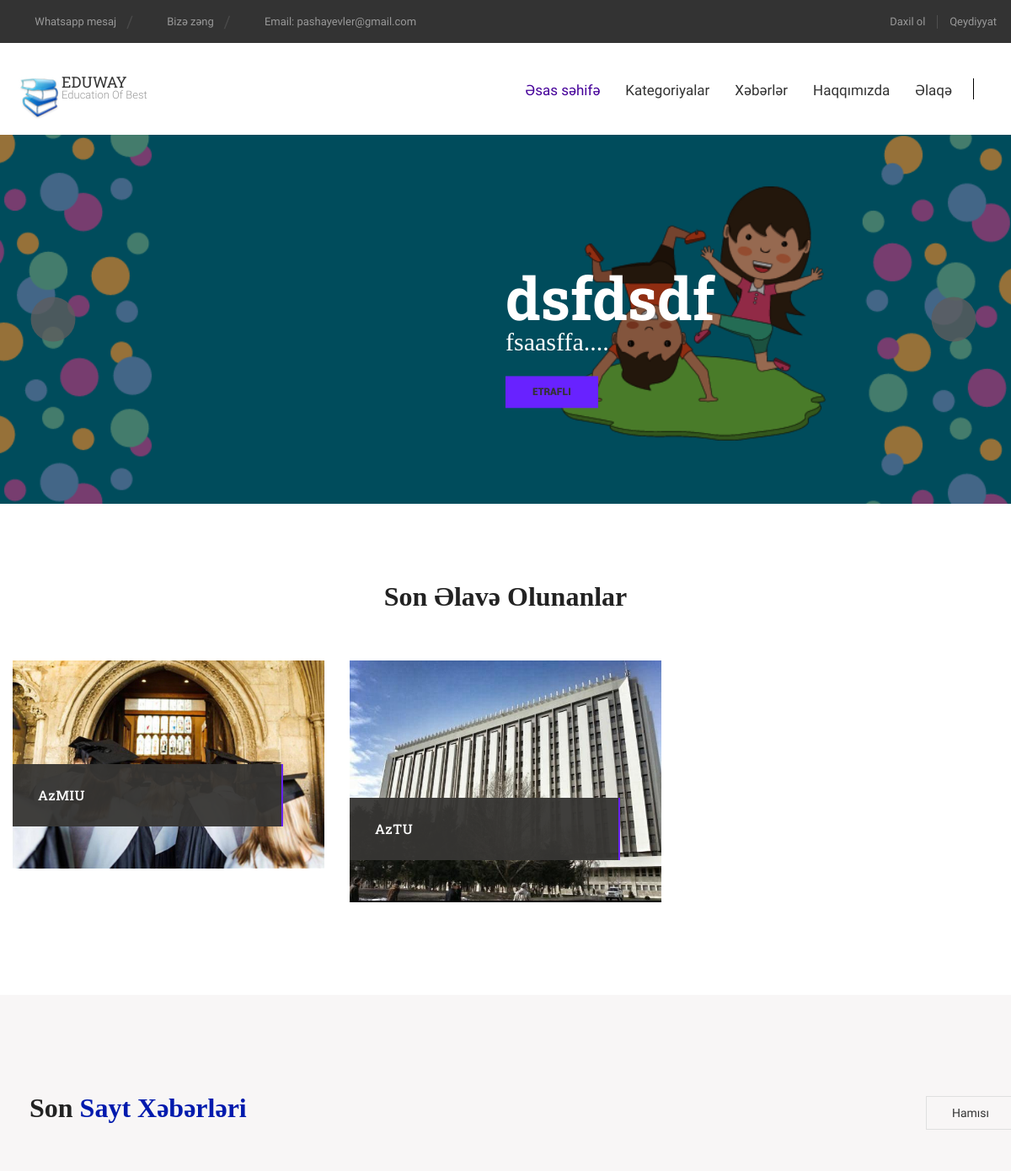
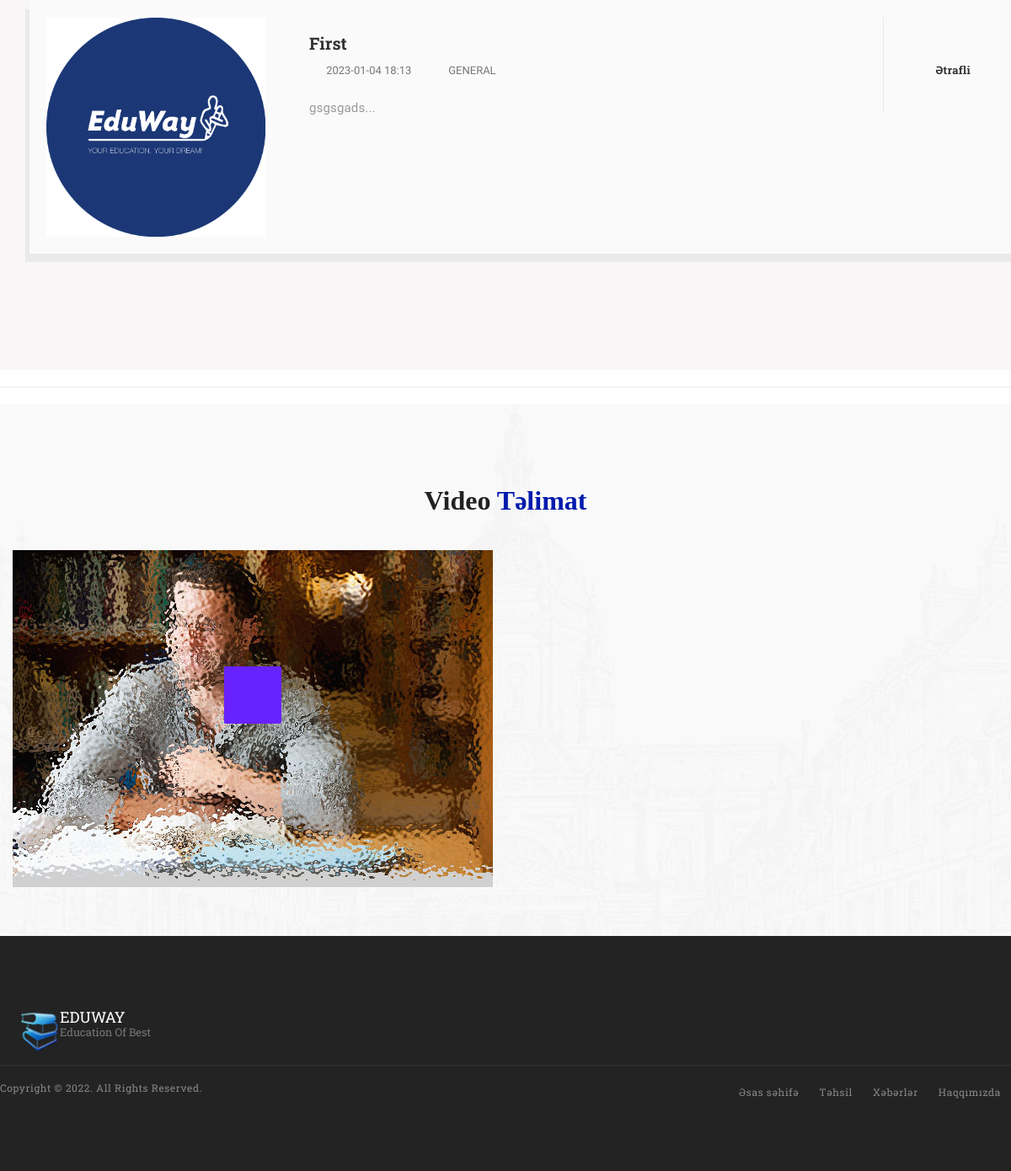
The page / on the database its author committed (2 pictures, top to bottom).
### models.py (models this page shows)
class SiteSettings(Base):
    __tablename__ = 'site_settings'
    id = Column(Integer, primary_key=True)
    site_title = Column(String, nullable=True)
    site_description = Column(Text, nullable=True)
    site_logo = Column(Text, nullable=True)
    site_slogan = Column(String, nullable=True)
    phone = Column(String, nullable=True)
    wp_number = Column(String, nullable=True)
    wp_text = Column(String, nullable=True)
    is_active = Column(Boolean, default=True)
    site_about = Column(Text, nullable=True)
    about_teams = Column(Text, nullable=True)
    site_email = Column(String, nullable=True)
    address = Column(String, nullable=True)
    google_map = Column(String, nullable=True)
    youtube_video = Column(String, nullable=True)
    facebook = Column(Text, nullable=True)
    instagram = Column(Text, nullable=True)
    linkedin = Column(Text, nullable=True)
    monday = Column(String, nullable=True)
    tuesday = Column(String, nullable=True)
    wednesday = Column(String, nullable=True)
    thursday = Column(String, nullable=True)
    friday = Column(String, nullable=True)
    saturday = Column(String, nullable=True)
    sunday = Column(String, nullable=True)

class SliderSettings(Base):
    __tablename__ = 'slider_settings'
    id = Column(Integer, primary_key=True)
    slider = Column(Integer, nullable = True)
    title = Column(Text, nullable=True)
    description = Column(Text, nullable=True)
    news_photo = Column(String, nullable=True)
    photos = Column(String, nullable=True)
    views = Column(Integer, default=0)
    created_at = Column(String, default=datetime.now())
    updated_at = Column(DateTime, onupdate=datetime.now())

class Education(Base):
    __tablename__ = 'education'
    id = Column(Integer, primary_key=True)
    name = Column(String, nullable=False, unique=True)
    city = Column(String, nullable=True)
    education_type = Column(String, nullable=True)
    students_count = Column(String, nullable=True, default=0)
    about_education = Column(String, nullable=True)
    documents = Column(String, nullable=True)
    photos = Column(String, nullable=True)
    select_education = relationship("User", back_populates="select_university", cascade="all, delete")

class SiteNews(Base):
    __tablename__ = 'sitenews'
    id = Column(Integer, primary_key=True)
    news_title = Column(String, nullable=True)
    news_image = Column(String, nullable=True)
    description = Column(Text, nullable=True)
    news_active = Column(Boolean, default=True)
    views = Column(Integer, default=0)
    select_category_id = Column(Integer, ForeignKey("newscategory.id"), default=1)
    select_category = relationship("NewsCategory", back_populates="category")
    created_at = Column(String, default=datetime.now())
    updated_at = Column(DateTime, onupdate=datetime.now())

class NewsCategory(Base):
    __tablename__ = 'newscategory'
    id = Column(Integer, primary_key=True)
    name = Column(String, nullable=False, unique=True)
    category = relationship("SiteNews", back_populates="select_category")

### routers/site.py (the view)
@main.get("/")
async def index(request: Request, db: Session = Depends(database.get_db)):
    site_settings = db.query(models.SiteSettings).filter_by(id=1).first()
    if site_settings:
        if site_settings.is_active is None:
            return closed()
        else:
            slider = db.query(models.SliderSettings).all()
            educations = db.query(models.Education).all()
            categories = db.query(models.EduCategory).all()
            news = db.query(models.SiteNews).all()
            news_category = db.query(models.NewsCategory).all()
            page_title = site_settings.site_title
            return templates.TemplateResponse("site/index.html", {"request": request,"page_title":page_title, "slider":slider,"educations":educations, "news":news,
                                                                    "site_settings":site_settings, "categories":categories, "news_category":news_category})
    else:
        return 'Sayt melumatlari yerleshdirilmeyib...'

### templates/site/index.html
{% include 'site/route/header.html' %}
<body data-offset="200" data-spy="scroll" data-target=".ow-navigation">
	{% include 'site/route/topnav.html' %}
	{% include 'site/route/slider.html' %}
	{% include 'site/route/slider_welcome.html' %}
	{% include 'site/route/short_news.html' %}
	<hr class>
	{% include 'site/route/video_test.html' %}
	{% include 'site/route/footer.html' %}
</body>
</html>

### templates/site/route/topnav.html (shortened to what this page needs)
	<header class="header-main container-fluid no-padding">
		<div class="top-header container-fluid no-padding">
			<div class="container">
				{% if site_settings %}
				<div class="topheader-left">
					<a href="https://wa.me/{{ site_settings.wp_number }}?text={{ site_settings.wp_text }}" title="{{ site_settings.phone }}"><i class="fa fa-mobile" aria-hidden="true"></i>Whatsapp mesaj</a>
					<a href="tel:{{ site_settings.phone }}" title="{{ site_settings.phone }}"><i class="fa fa-mobile" aria-hidden="true"></i>Bizə zəng</a>
					<a href="mailto:{{ site_settings.site_email }}" title="{{ site_settings.site_email }}"><i class="fa fa-envelope-o" aria-hidden="true"></i>Email: {{ site_settings.site_email }}</a>
				</div>
				{% endif %}
				<div class="topheader-right">
					<a href="/login" title="Login"><i class="fa fa-sign-out" aria-hidden="true"></i>Daxil ol</a>
					<a href="/registration" title="Register">Qeydiyyat</a>
				</div>
			</div>
		</div>
		<div class="menu-block container-fluid no-padding">
			<div class="container">
				<div class="row">
					<nav class="navbar ow-navigation">
						<div class="col-md-3">
							<div class="navbar-header">
								{% if site_settings %}
								<a title="Logo" href="/" class="navbar-brand"><img src="{{ url_for('static', path='site/images/logo.png') }}" alt="logo"/>{{ site_settings.site_logo }}<span>{{ site_settings.site_slogan }}</span></a>
								{% endif %}
							</div>
						</div>
						<div class="col-md-9">
							<div class="navbar-collapse collapse" id="navbar">
								<ul class="nav navbar-nav menubar">
									<li class="dropdown active">
										<a aria-expanded="false" aria-haspopup="true" href="/" role="button" class="dropdown-toggle" title="Home">Əsas səhifə</a>
									<li class="dropdown">
										<a aria-expanded="false"  href="/educations" aria-haspopup="true" role="button" class="dropdown-toggle" title="Kateqoriyalar">Kategoriyalar</a>
									</li>
									<li class="dropdown">
										<a aria-expanded="false"  href="/news" aria-haspopup="true" role="button" class="dropdown-toggle" title="Xeberler">Xəbərlər</a>
									</li>
									<li><a title="Haqqimizda" href="/about">Haqqımızda</a></li>
									<li><a title="Contact" href="/contact">Əlaqə</a></li>
								</ul>
							</div>
						</div>
					</nav>
					<div class="menu-search">
						<div id="sb-search" class="sb-search">
							<form>
								<input class="sb-search-input" placeholder="Axtarmaq istədiyin..." type="text" value="" name="search" id="search" />
								<button class="sb-search-submit"><i class="fa fa-search"></i></button>
							</form>
						</div>
					</div>
				</div>
			</div>
		</div>
	</header>

### templates/site/route/slider.html (shortened to what this page needs)
	<div class="photoslider-section container-fluid no-padding">
		{% if slider %}
		<div id="home-slider" class="carousel slide" data-ride="carousel">
			<div class="carousel-inner" role="listbox">
				<div class="item active">
					<img src="/static/site/images/slider/{{ slider.0.photos }}"  width="1920" height="801"/>
					<div class="carousel-caption">
						<div class="container">
							<div class="col-md-6 col-sm-8 col-xs-8 ow-pull-right no-padding">
								<h4 data-animation="animated bounceInLeft">{{ slider.0.title }}</h4>
								<p data-animation="animated bounceInRight">{{ slider.0.description[0:50] }}....</p>
								<a href="/slider/{{ slider.0.id }}" title="Learn More" data-animation="animated zoomInUp">Etrafli</a>
							</div>
						</div>
					</div>
				</div>
			</div>
			<a class="left carousel-control" href="#home-slider" role="button" data-slide="prev">
				<i class="fa fa-angle-left"></i>
			</a>
			<a class="right carousel-control" href="#home-slider" role="button" data-slide="next">
				<i class="fa fa-angle-right"></i>
			</a>
		</div>
		{% endif %}
	</div>

### templates/site/route/slider_welcome.html (shortened to what this page needs)
<div class="container welcome-section">
    <div class="section-padding"></div>
    <div class="section-header">
        <h3>Son əlavə olunanlar</h3>
    </div>
    <div class="row">
        {% for edu in educations[-3:] %}
        <div class="col-md-4 col-sm-6 col-xs-6">
            <div class="welcome-box">
                {% if edu.photos %}
                    <img src="/static/education_images/{{ edu.photos }}" width="370" height="440"/>
                {% else %}
                    <img src="/static/site/images/education.jpeg" width="370" height="440"/>
                {% endif %}
                <div class="welcome-title">
                    <h3>{{ edu.name }}</h3>
                </div>
            </div>
        </div>
        {% endfor %}
    </div>
    <div class="section-padding"></div>
</div>

### templates/site/route/short_news.html
{% if news %}
<div class="brd2">
<div class="container event-section">
    <div class="section-padding"></div>
    <div class="section-header-block">
        <div class="section-header">
            <h3>Son <span>sayt Xəbərləri</span></h3>
        </div>
        <a href="/news" title="View All">Hamısı</a>
    </div>
    <div class="event-block">
        {% for item in news[-3:] %}
        <div class="event-box">
            <div class="brd">
            <div class="row">
                <div class="col-md-3 col-sm-4 col-xs-5">
                    {% if item.news_image %}
                        <img src="/static/news_images/{{ item.news_image }}" width="260" height="160"/>
                    {% else %}
                        <img src="/static/site/images/eduway_news.png" width="260" height="160"/>
                    {% endif %}
                </div>
                <div class="col-md-7 col-sm-6 col-xs-7">
                    <h3><a href="/news/{{ item.select_category.name }}/{{ item.id }}" title="{{ item.news_title }}">{{ item.news_title }}</a></h3>
                    <div class="event-meta">
                        <span><i aria-hidden="true" class="fa fa-clock-o"></i>{{ item.created_at[0:16]}}</span>
                        <span><i aria-hidden="true" class="fa fa-list-alt"></i>{{ item.select_category.name }}</span>
                    </div>
                    <p>{{ item.description[0:100] }}...</p>
                </div>
                <div class="col-md-2 col-sm-2 col-xs-12">
                    <a href="/news/{{ item.select_category.name }}/{{ item.id }}" class="readmore" title="Ətrafli">Ətrafli</a>
                </div>
            </div>
        </div>
    </div>
        {% endfor %}
    </div>
    <div class="section-padding"></div>
</div>
</div>
{% endif %}

### templates/site/route/footer.html (shortened to what this page needs)
<footer class="footer-main container-fluid no-padding">
    <div class="container">
        <div class="row">
            <div class="col-md-12 col-sm-6">
                <aside class="ftr-widget about_widget">
                    {% if site_settings %}
                        <a class="footer-logo" href="/" title="Logo"><img alt="logo" src="{{ url_for('static', path='site/images/logo.png') }}">{{ site_settings.site_logo }}<span>{{ site_settings.site_slogan }}</span></a><br/>
                    <ul>
                    {% if site_settings.facebook %}
                        <li><a href="{{ site_settings.facebook }}" title="Facebook"><i class="fa fa-facebook"></i></a></li>
                    {% endif %}
                    {% if site_settings.instagram %}
                        <li><a href="{{ site_settings.instagram }}" title="Instagram"><i class="fa fa-instagram"></i></a></li>
                    {% endif %}
                    </ul>
                    {% endif %}
                   </aside>
            </div>
        <div class="footer-bottom col-md-12 col-sm-12 no-padding">
            <div class="copyright no-padding">
                <span>Copyright &copy; 2022. All Rights Reserved.</span>
            </div>
            <nav class="navbar ow-navigation">
                <div id="navbar2" class="navbar-collapse collapse">
                    <ul class="nav navbar-nav">
                        <li><a href="/" title="Home">Əsas səhifə</a></li>
                        <li><a href="/educations" title="Təhsil">Təhsil</a></li>
                        <li><a href="/news" title="Xəbərlər">Xəbərlər</a></li>
                        <li><a href="/about" title="Haqqımızda">Haqqımızda</a></li>
                    </ul>
                </div>
            </nav>
        </div>
    </div>
</footer>

### static/site/css/navigation-menu.css (style rules this page uses)
.ow-navigation { display: inline-block; width: 100%; border: none; border-radius: 0; margin-bottom: 0; min-height: 1px; float: left; }
.ow-navigation .nav.navbar-nav > li { margin: 0 15px; }
.ow-navigation .nav.navbar-nav > li:first-of-type { margin-left: 0; }
.ow-navigation .nav.navbar-nav > li:last-of-type { margin-right: 0; }
.ow-navigation .nav.navbar-nav li > a { color: #333; font-size: 17px; line-height: 26px; text-transform: inherit; padding: 0; margin-top: 43px; margin-bottom: 40px; font-weight: 400; transition: all 1s ease 0s; -webkit-transition: all 1s ease 0s; -moz-transition: all 1s ease 0s; -o-transition: all 1s ease 0s; position: relative; }
.ow-navigation .nav.navbar-nav > li a:hover, .ow-navigation .nav.navbar-nav > li.active > a { color: #450099; }
.ow-navigation .nav.navbar-nav > li.active > a, .ow-navigation .nav.navbar-nav > li.active:hover > a, .ow-navigation .nav.navbar-nav > li.active:focus > a, .ow-navigation .nav.navbar-nav > li:hover > a, .ow-navigation .nav.navbar-nav > li:focus > a, .ow-navigation .nav.navbar-nav > li > a:hover, .ow-navigation .nav.navbar-nav > li > a:focus, .ow-navigation .dropdown-menu li:hover > a, .ow-navigation .dropdown-menu li > a:hover { background-color: transparent; }
@media (min-width: 992px) { .ow-navigation .navbar-brand { height: auto; padding: 5px 0 0 58px; position: relative; font-size: 18px; color: #333; line-height: 16px; font-weight: 400; text-transform: uppercase; font-family: 'Roboto Slab', serif; margin-top: 33px; } }
@media (min-width: 992px) { .ow-navigation .navbar-brand > img { position: absolute; left: 0; top: 0; } }
@media (min-width: 992px) { .ow-navigation .navbar-brand > span { display: block; font-weight: 300; font-size: 13px; line-height: 16px; font-family: 'Roboto', sans-serif; text-transform: capitalize; color: #999; } }
@media (min-width: 992px) { .menu-block .navbar-collapse { padding-left: 0; padding-right: 0; float: right; display: inline-block; margin-right: 55px; margin-top: 0; } }

### templates/site/route/header.html (style rules this page uses)
.brd { background: rgb(251, 250, 250); padding: 20px; box-shadow: -5px 10px rgba(224, 226, 227, 0.573); }
.brd2 { background: rgb(248, 246, 246); padding: 20px; text-shadow: 0em; }

### rows shown on the page
SiteSettings: site_email "pashayevler@gmail.com", site_logo "EDUWAY", site_slogan "Education Of Best"
SliderSettings: photos (picture), title "dsfdsdf", description "fsaasffa"
Education: name "AzMIU"
Education: photos (picture), name "AzTU"
SiteNews: news_title "First", created_at "2023-01-04 18:13", select_category.name "GENERAL", description "gsgsgads"
